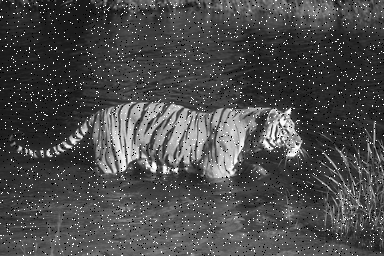
#> input picture Image Processing with OpenCV | Bahasa Indonesia/resources/Harimau.jpg, 384 x 256 px
$ python blurring.py
#> lines starting #> are read from the running program, lines starting #| are printed output that depends on the picture
# Import module.
import cv2


# Load gambar noisy.
image = cv2.imread('resources/Harimau.jpg')
#> image is the input picture: shape (256, 384, 3); min 0, max 255, mean 74.9


# Average smoothing.
image_avg0 = cv2.blur(image, (3,3))
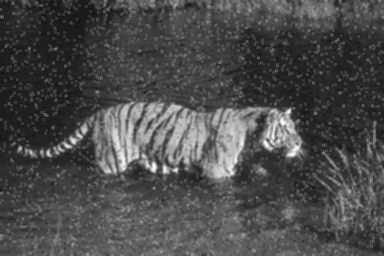
#> image_avg0: shape (256, 384, 3); min 18, max 252, mean 74.9
image_avg1 = cv2.blur(image, (7,7))
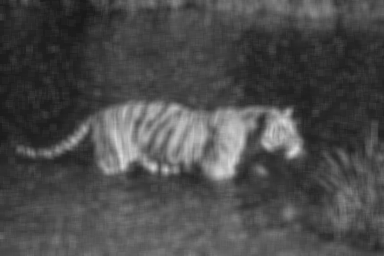
#> image_avg1: shape (256, 384, 3); min 24, max 218, mean 74.9
image_avg2 = cv2.blur(image, (15,15))
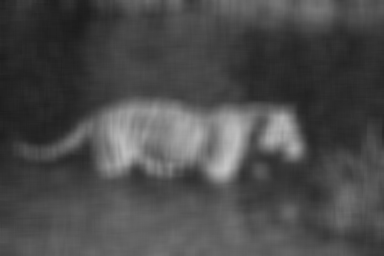
#> image_avg2: shape (256, 384, 3); min 28, max 197, mean 74.9

cv2.imshow('image', image)
cv2.imshow('image_avg0', image_avg0)
cv2.imshow('image_avg1', image_avg1)
cv2.imshow('image_avg2', image_avg2)
cv2.waitKey(0)


# Gaussian smoothing.
image_gaussian0 = cv2.GaussianBlur(image, (3,3), 0)
image_gaussian1 = cv2.GaussianBlur(image, (7,7), 0)
image_gaussian2 = cv2.GaussianBlur(image, (15,15), 0)

cv2.imshow('image', image)
cv2.imshow('image_gaussian0', image_gaussian0)
cv2.imshow('image_gaussian1', image_gaussian1)
cv2.imshow('image_gaussian2', image_gaussian2)
cv2.waitKey(0)


# Median smoothing.
image_median0 = cv2.medianBlur(image, 3)
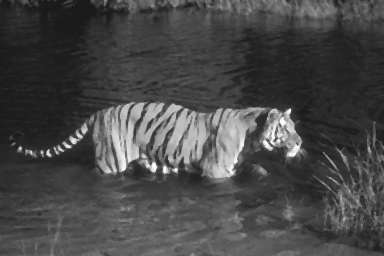
#> image_median0: shape (256, 384, 3); min 25, max 253, mean 71.6
image_median1 = cv2.medianBlur(image, 7)
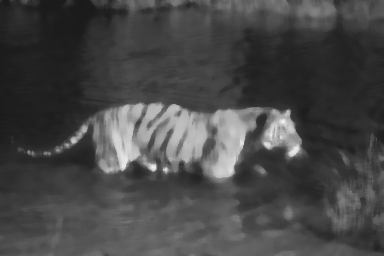
#> image_median1: shape (256, 384, 3); min 26, max 242, mean 71.2

cv2.imshow('image', image)
cv2.imshow('image_median0', image_median0)
cv2.imshow('image_median1', image_median1)
cv2.waitKey(0)


# Perbandingan ketiga algoritma smoothing untuk menghilangkan detail.
image = cv2.imread('resources/Bill Gates.jpg')
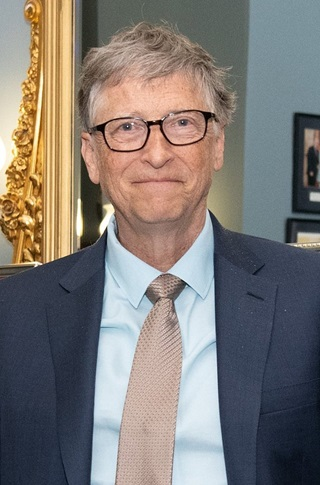
#> input picture Image Processing with OpenCV | Bahasa Indonesia/resources/Bill Gates.jpg, 320 x 485 px
#> image is the input picture: shape (485, 320, 3); mean B, G, R 117.6, 121.6, 127.5
image_avg = cv2.blur(image, (3,3))
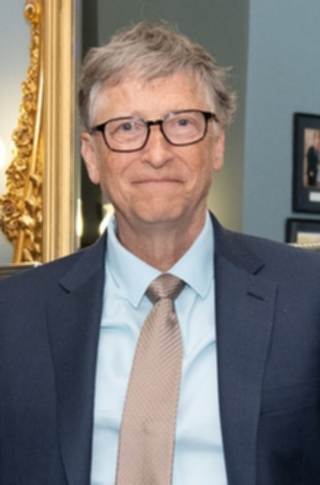
#> image_avg: shape (485, 320, 3); mean B, G, R 117.6, 121.6, 127.5
image_gaussian = cv2.GaussianBlur(image, (3,3), 0)
image_median = cv2.medianBlur(image, 3)

cv2.imshow('image', image)
cv2.imshow('image_avg', image_avg)
cv2.imshow('image_gaussian', image_gaussian)
cv2.imshow('image_median', image_median)
cv2.waitKey(0)
